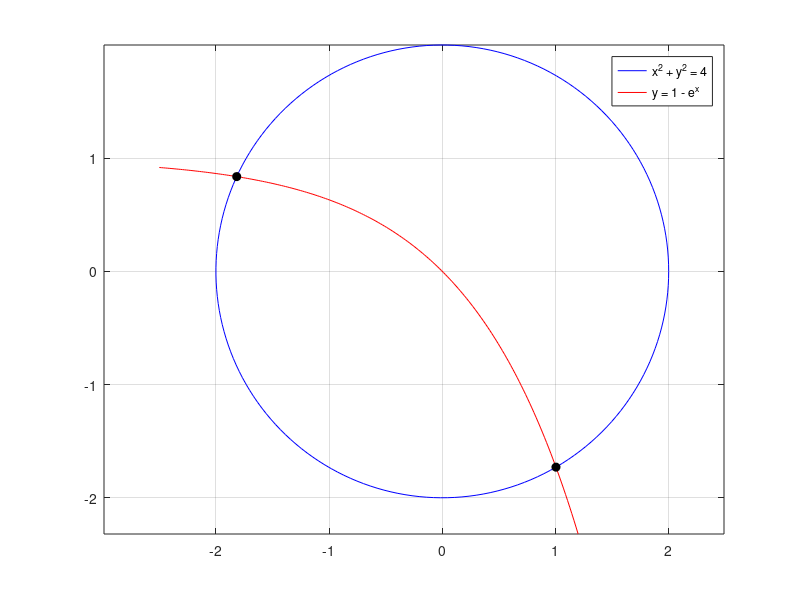

Write MATLAB code to recreate this figure.
% Day 076 · Systems of Nonlinear Equations: fsolve and Newton-Raphson — Solving two nonlinear equations with fsolve
% Run: open this file in MATLAB and press Run (or type example_1 in the Command Window)

% Needs: Optimization Toolbox (fsolve is built into GNU Octave)
F = @(v) [v(1)^2 + v(2)^2 - 4;
          exp(v(1)) + v(2) - 1];
[v, Fval, flag] = fsolve(F, [1; -1], optimset('Display', 'off'));
fprintf('Solution x = %.6f, y = %.6f (flag %d, residual %.1e)\n', v, flag, norm(Fval));
[v2, ~] = fsolve(F, [-2; 1], optimset('Display', 'off'));
fprintf('Another solution from another guess: x = %.6f, y = %.6f\n', v2);
th = linspace(0, 2*pi, 200);
plot(2*cos(th), 2*sin(th), 'b'); hold on
x = linspace(-2.5, 1.2, 200); plot(x, 1 - exp(x), 'r')
plot([v(1) v2(1)], [v(2) v2(2)], 'ko', 'MarkerFaceColor', 'k'); hold off
axis equal; grid on; legend('x^2 + y^2 = 4', 'y = 1 - e^x')
